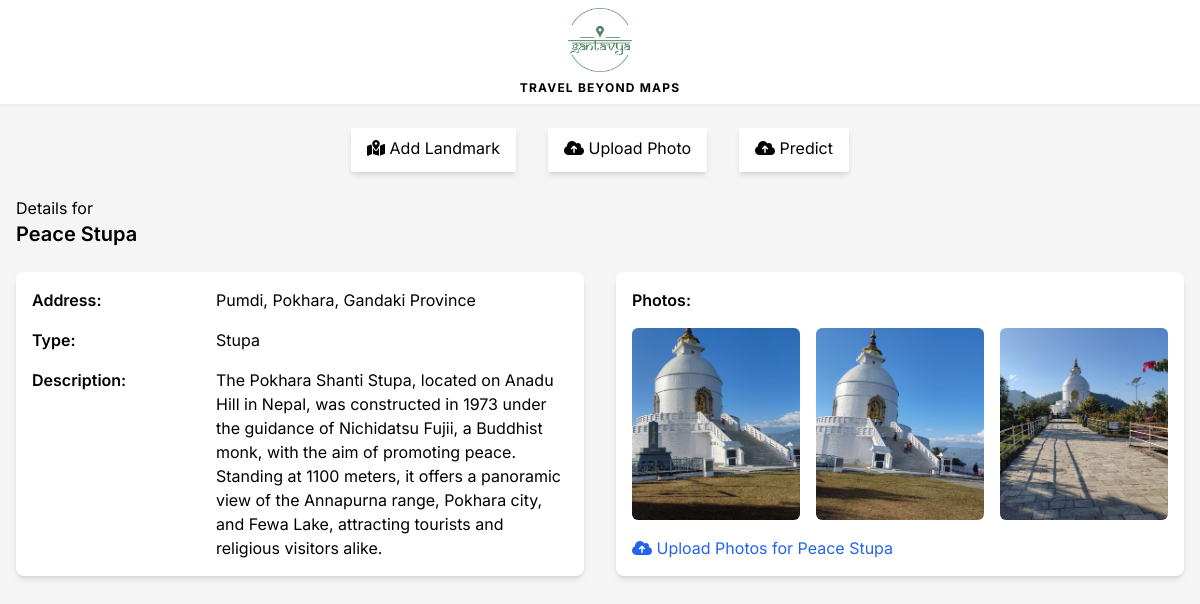
The page /landmark/2/ on the database its author committed.
### base/models.py (models this page shows, shortened)
class Landmark(models.Model):
    name = models.CharField(max_length=300,blank=False, null=False) # Pumdikot Shiva Statue
    address = models.CharField(max_length=300,blank=False, null=False) # Pumdikot
    type = models.CharField(max_length=300,blank=False, null=False) # Temple
    description = models.TextField(null=True, blank=True)
    facts = models.TextField(null=True, blank=True)
    longitude = models.CharField(max_length=50, null=True, blank=True)
    latitude = models.CharField(max_length=50, null=True, blank=True)
    saved_by = models.ManyToManyField(User, related_name='saved_landmarks', blank=True) # landmark saved by users
    pred_history = models.ManyToManyField(User, related_name='predicted_landmarks', blank=True) # landmark predicted by users
    updated = models.DateTimeField(auto_now=True)
    created = models.DateTimeField(auto_now_add=True)

class Photos(models.Model):
    place = models.ForeignKey(Landmark, on_delete=models.CASCADE, related_name='photos')
    photo = models.ImageField(upload_to='images/')
    upload_date = models.DateTimeField(auto_now_add=True)

### base/views.py (the view)
# urls.py: path('landmark/<int:landmark_id>/', views.landmark_detail, name='landmark_detail'),
def landmark_detail(request, landmark_id):
    landmark = get_object_or_404(Landmark, pk=landmark_id)
    photos = landmark.photos.all()  # Access all photos associated with the landmark
    if request.method == 'POST':
        photo_form = PhotoUploadForm(request.POST, request.FILES)
        if photo_form.is_valid():
            photo = photo_form.save(commit=False)
            photo.place = landmark
            photo.save()
            return redirect('landmark_detail', landmark_id=landmark.id)
    else:
        photo_form = PhotoUploadForm()
    return render(request, 'base/landmark_detail.html', {'landmark': landmark, 'photos': photos, 'photo_form': photo_form})

### base/templates/base/landmark_detail.html (shortened to what this page needs)
{% extends 'base/index.html' %} {% block title %} Landmark Detail {% endblock %}
{% block body %}
<p>Details for</p>
<h1 class="text-xl font-semibold">{{landmark.name}}</h1>
<div class="mt-6 grid grid-cols-1 md:grid-cols-2 gap-8">
  <div class="w-full h-full shadow-md rounded-lg bg-white p-4 grid grid-cols-1 sm:grid-cols-2 md:grid-cols-3 gap-4 ">
    <p class="col-start-1 col-end-2"><strong class="font-semibold">Address:</strong></p>
    <p class="col-start-2 col-end-4">{{ landmark.address }}</p>
    <p class="col-start-1 col-end-2"><strong class="font-semibold">Type:</strong></p>
    <p class="col-start-2 col-end-4">{{ landmark.type }}</p>
    <p class="col-start-1 col-end-2"><strong class="font-semibold">Description:</strong></p>
    <p class="col-start-2 col-end-4 h-48 w-full overflow-y-auto">
      {% if landmark.description %}
      {{ landmark.description }}
      {% else %}
      No details available.
      {% endif %}
    </p>
  </div>
  <div class="w-full h-full shadow-md rounded-lg bg-white p-4 gap-4 flex flex-col justify-start items-start">
    <h2 class="font-semibold">Photos:</h2>
    <div class="h-full">
      {% if photos %}
      <div class="h-full gap-4 grid grid-cols-1 sm:grid-cols-2 md:grid-cols-3 h-48 overflow-y-auto">
        {% for photo in photos %}
        <form method="post" action="{% url 'landmark_detail' photo.id %}" class="h-full relative group">
          <img src="{{ photo.photo.url }}" alt="Landmark Photo"
            class="w-full h-full object-cover aspect-square rounded-md hover:shadow-xl duration-300 ease-in-out cursor-pointer" />
        </form>
        {% endfor %}
      </div>
      {% else %}
      <p>No photos available for this landmark.</p>
      {% endif %}
    </div>
    <div class="mt-auto text-blue-600  hover:text-blue-800 duration-300 ease-in-out">
      <a href="{% url 'upload_photo' landmark_id=landmark.id %}">
        <i class="fas fa-cloud-upload-alt"></i>
        <span>Upload Photos for {{landmark.name}} </span>
      </a>
    </div>
  </div>
</div>
{% endblock %}

### static/styles/css/globals.css (style rules this page uses)
* { margin: 0; padding: 0; box-sizing: border-box; font-family: 'Inter', sans-serif; }
html { scroll-behavior: smooth; }
body { background-color: #f5f5f5; }

### rows shown on the page
Landmark: name "Peace Stupa", address "Pumdi, Pokhara, Gandaki Province", type "Stupa", description "The Pokhara Shanti Stupa, located on Anadu Hill in Nepal, was constructed in 1973 under the guidance of Nichidatsu Fujii, a Buddhist monk, with the aim of promoting peace. Standing at 1100 meters, it offers a panoramic view of the Annapurna range, Pokhara city, and Fewa Lake, attracting tourists and religious visitors alike."
Photos: photo (picture)
Photos: photo (picture)
Photos: photo (picture)
